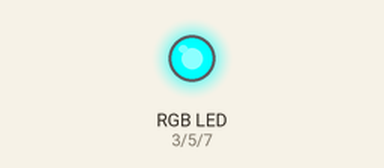
Simulated run of this program. Board: Raspberry Pi (header pin numbers). On the bench: an RGB LED mixed from three pins (HIGH = lit).

Above: at 0.2 s.
At 0.7 s:
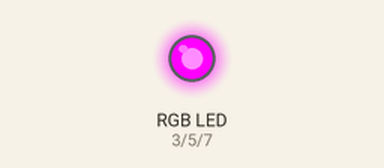
At 2.7 s:
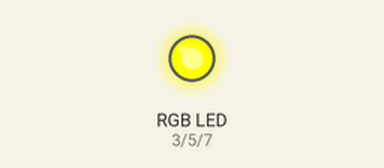
Timing chart, 0 to 3.5 s (numbered marks = the images above):
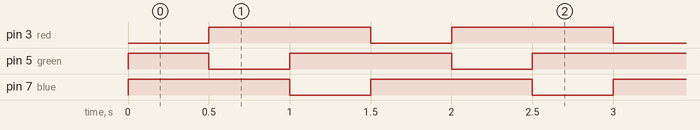

Measured:
- by itself, pin 3 (red), pin 7 (blue): alternates HIGH for 1.0 s and LOW for 0.50 s
- by itself, pin 5 (green): repeats every 1.5 s: LOW 0.50 s, HIGH 1.0 s
- by itself, everything shown: repeats every 1.5 s, in 3 steps

The program:

RGB_Led.py
```python
import RPi.GPIO as GPIO
import time

GPIO.setmode(GPIO.BOARD)

red = 3
green = 5
blue = 7

GPIO.setup(red, GPIO.OUT)
GPIO.setup(green, GPIO.OUT)
GPIO.setup(blue, GPIO.OUT)


while True:
	GPIO.output(red,False)
	GPIO.output(green,True)
	GPIO.output(blue,True)
	time.sleep(0.5)
	GPIO.output(red,True)
	GPIO.output(green,False)
	GPIO.output(blue,True)
	time.sleep(0.5)
	GPIO.output(red,True)
	GPIO.output(green,True)
	GPIO.output(blue,False)
	time.sleep(0.5)
```
